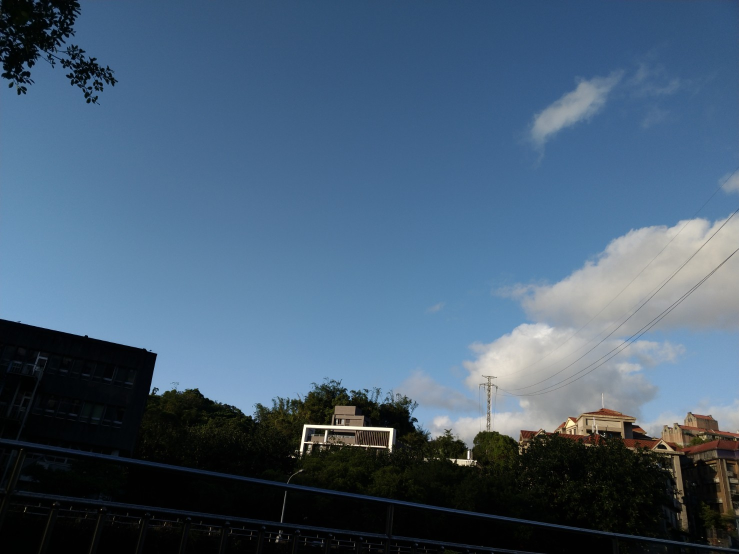
#> input picture hw3/resource/frame1.jpg, 1478 x 1108 px (shown at 1/2 size); its folder holds 3 pictures in this run
$ python part4.py
#> lines starting #> are read from the running program, lines starting #| are printed output that depends on the picture; after the words box and inside, x2 and y2 are one past the last pixel; in counts of white or black regions, pixels touching at a corner belong together
### hw3/src/utils.py
import numpy as np

def solve_homography(u, v):
    """
    This function should return a 3-by-3 homography matrix,
    u, v are N-by-2 matrices, representing N corresponding points for v = T(u)
    :param u: N-by-2 source pixel location matrices
    :param v: N-by-2 destination pixel location matrices
    :return:
    """
    N = u.shape[0]
    H = None

    if v.shape[0] is not N:
        print('u and v should have the same size')
        return None
    if N < 4:
        print('At least 4 points should be given')

    # Step 1: Form matrix A such that A * h = 0
    A = []
    for i in range(N):
        x, y = u[i][0], u[i][1]
        x_prime, y_prime = v[i][0], v[i][1]

        A.append([-x, -y, -1,  0,  0,  0, x * x_prime, y * x_prime, x_prime])
        A.append([ 0,  0,  0, -x, -y, -1, x * y_prime, y * y_prime, y_prime])

    A = np.array(A)

    # Step 2: Solve Ah = 0 using SVD
    U, S, Vt = np.linalg.svd(A)
    h = Vt[-1]  # the last row of Vt (smallest singular value)
    H = h.reshape((3, 3))  # reshape h to 3x3 matrix

    # Normalize so that H[2, 2] = 1
    H = H / H[2, 2]

    return H


def warping(src, dst, H, ymin, ymax, xmin, xmax, direction='f'):
    """
    Perform forward/backward warpping without for loops. i.e.
    for all pixels in src(xmin~xmax, ymin~ymax),  warp to destination
          (xmin=0,ymin=0)  source                       destination
                         |--------|              |------------------------|
                         |        |              |                        |
                         |        |     warp     |                        |
    forward warp         |        |  --------->  |                        |
                         |        |              |                        |
                         |--------|              |------------------------|
                                 (xmax=w,ymax=h)

    for all pixels in dst(xmin~xmax, ymin~ymax),  sample from source
                            source                       destination
                         |--------|              |------------------------|
                         |        |              | (xmin,ymin)            |
                         |        |     warp     |           |--|         |
    backward warp        |        |  <---------  |           |__|         |
                         |        |              |             (xmax,ymax)|
                         |--------|              |------------------------|

    :param src: source image
    :param dst: destination output image
    :param H:
    :param ymin: lower vertical bound of the destination(source, if forward warp) pixel coordinate
    :param ymax: upper vertical bound of the destination(source, if forward warp) pixel coordinate
    :param xmin: lower horizontal bound of the destination(source, if forward warp) pixel coordinate
    :param xmax: upper horizontal bound of the destination(source, if forward warp) pixel coordinate
    :param direction: indicates backward warping or forward warping
    :return: destination output image
    """

    h_src, w_src, ch = src.shape
    h_dst, w_dst, ch = dst.shape

    H_inv = np.linalg.inv(H)

    # TODO: 1.meshgrid the (x,y) coordinate pairs
    x, y = np.meshgrid(np.arange(xmin, xmax), np.arange(ymin, ymax))

    # TODO: 2.reshape the destination pixels as N x 3 homogeneous coordinate
    xy_homog = np.stack([x.ravel(), y.ravel(), np.ones_like(x).ravel()], axis=0)  # shape: (3, N)

    if direction == 'b':
        # TODO: 3.apply H_inv to the destination pixels and retrieve (u,v) pixels, then reshape to (ymax-ymin),(xmax-xmin)
        src_homog = np.dot(H_inv, xy_homog)  # Apply inverse homography
        src_coords = src_homog[:2] / src_homog[2:3]  # Convert from homogeneous coordinates
        u = src_coords[0].reshape((ymax-ymin), (xmax-xmin))  # Reshape to match original grid
        v = src_coords[1].reshape((ymax-ymin), (xmax-xmin))

        # TODO: 4.calculate the mask of the transformed coordinate (should not exceed the boundaries of source image)
        mask = (u >= 0) & (u < w_src) & (v >= 0) & (v < h_src)

        # TODO: 5.sample the source image with the masked and reshaped transformed coordinates
        # This requires bilinear interpolation for proper sampling
        u_safe = np.clip(u, 0, w_src-1)
        v_safe = np.clip(v, 0, h_src-1)

        # Get the four surrounding pixel coordinates
        u0 = np.floor(u_safe).astype(np.int32)
        u1 = np.ceil(u_safe).astype(np.int32)
        v0 = np.floor(v_safe).astype(np.int32)
        v1 = np.ceil(v_safe).astype(np.int32)

        # Calculate interpolation weights
        w_u1 = u_safe - u0
        w_u0 = 1 - w_u1
        w_v1 = v_safe - v0
        w_v0 = 1 - w_v1

        # Sample the four surrounding pixels
        img_00 = src[v0, u0]
        img_01 = src[v0, u1]
        img_10 = src[v1, u0]
        img_11 = src[v1, u1]

        # Perform bilinear interpolation
        sampled = (w_u0.reshape(-1, 1) * w_v0.reshape(-1, 1)) * img_00.reshape(-1, ch) + \
                  (w_u1.reshape(-1, 1) * w_v0.reshape(-1, 1)) * img_01.reshape(-1, ch) + \
                  (w_u0.reshape(-1, 1) * w_v1.reshape(-1, 1)) * img_10.reshape(-1, ch) + \
                  (w_u1.reshape(-1, 1) * w_v1.reshape(-1, 1)) * img_11.reshape(-1, ch)

        sampled = sampled.reshape(ymax-ymin, xmax-xmin, ch)

        # TODO: 6. assign to destination image with proper masking
        dst[ymin:ymax, xmin:xmax][mask] = sampled[mask]

    elif direction == 'f':
        # TODO: 3.apply H to the source pixels and retrieve (u,v) pixels, then reshape to (ymax-ymin),(xmax-xmin)
        dst_homog = np.dot(H, xy_homog)  # Apply homography
        dst_coords = dst_homog[:2] / dst_homog[2:3]  # Convert from homogeneous coordinates
        u = dst_coords[0].reshape((ymax-ymin), (xmax-xmin))  # Reshape to match original grid
        v = dst_coords[1].reshape((ymax-ymin), (xmax-xmin))

        # TODO: 4.calculate the mask of the transformed coordinate (should not exceed the boundaries of destination image)
        mask = (u >= 0) & (u < w_dst) & (v >= 0) & (v < h_dst)

        # TODO: 5.filter the valid coordinates using previous obtained mask
        v_valid = v[mask].astype(np.int32)
        u_valid = u[mask].astype(np.int32)

        # Get corresponding source coordinates
        y_valid = y[mask]
        x_valid = x[mask]

        # TODO: 6. assign to destination image using advanced array indicing
        dst[v_valid, u_valid] = src[y_valid, x_valid]

    return dst

### hw3/src/part4.py
import numpy as np
import cv2
import random
from tqdm import tqdm
from utils import solve_homography, warping

random.seed(999)
# Step 2: 自行實作 RANSAC
def compute_ransac_homography(src_pts, dst_pts, max_iter=4500, threshold=1.0):
    best_H = None
    max_inliers = 0
    inliers = []

    N = src_pts.shape[0]

    # RANSAC loop
    for _ in range(max_iter):
        # Randomly select 4 points
        indices = np.random.choice(N, 4, replace=False)
        src_subset = src_pts[indices]
        dst_subset = dst_pts[indices]

        # Compute homography for the current subset
        H_candidate = solve_homography(src_subset, dst_subset)

        # Check for valid homography
        if H_candidate is None:
            continue

        # Step 3: Find inliers by checking distance to the transformed points
        projected_pts = cv2.perspectiveTransform(src_pts.reshape(-1, 1, 2), H_candidate)

        # Flatten the projected points to shape (N, 2)
        projected_pts = projected_pts.reshape(-1, 2)

        # Calculate the distance between the projected points and actual destination points
        distances = np.linalg.norm(projected_pts - dst_pts, axis=1)

        # Inliers are points with a distance smaller than the threshold
        current_inliers = distances < threshold
        num_inliers = np.sum(current_inliers)

        # If we have more inliers, update the best homography
        if num_inliers > max_inliers:
            best_H = H_candidate
            max_inliers = num_inliers
            inliers = current_inliers

    return best_H, inliers

def panorama(imgs):
    h_img, w_img, c = imgs[0].shape
    h_max = max([img.shape[0] for img in imgs])
    w_max = sum([img.shape[1] for img in imgs])
    dst = np.zeros((h_max, w_max, c), dtype=np.uint8)

    last_best_H = [np.eye(3)]

    for idx in tqdm(range(len(imgs) - 1)):
        im1 = imgs[idx]
        im2 = imgs[idx + 1]

        # 1. Feature detection and matching
        orb = cv2.ORB_create()
        kp1, des1 = orb.detectAndCompute(im1, None)
        kp2, des2 = orb.detectAndCompute(im2, None)

        bf = cv2.BFMatcher(cv2.NORM_HAMMING, crossCheck=True)
        matches = bf.match(des1, des2)
        matches = sorted(matches, key=lambda x: x.distance)

        src_pts = np.float32([kp1[m.queryIdx].pt for m in matches]).reshape(-1, 2)
        dst_pts = np.float32([kp2[m.trainIdx].pt for m in matches]).reshape(-1, 2)

        # 2. Find homography with RANSAC
        H, inliers = compute_ransac_homography(src_pts, dst_pts)

        # 3. Chain the homographies
        last_best_H.append(last_best_H[-1] @ np.linalg.inv(H))

    # 4. Apply warping for each image
    for i in range(len(imgs)):
        H = last_best_H[i]
        dst = warping(imgs[i], dst, H, 0, h_max, 0, w_max, direction='b')

    return dst

if __name__ == "__main__":
    # ================== Part 4: Panorama ========================
    # TODO: change the number of frames to be stitched
    FRAME_NUM = 3
    imgs = [cv2.imread('../resource/frame{:d}.jpg'.format(x)) for x in range(1, FRAME_NUM + 1)]
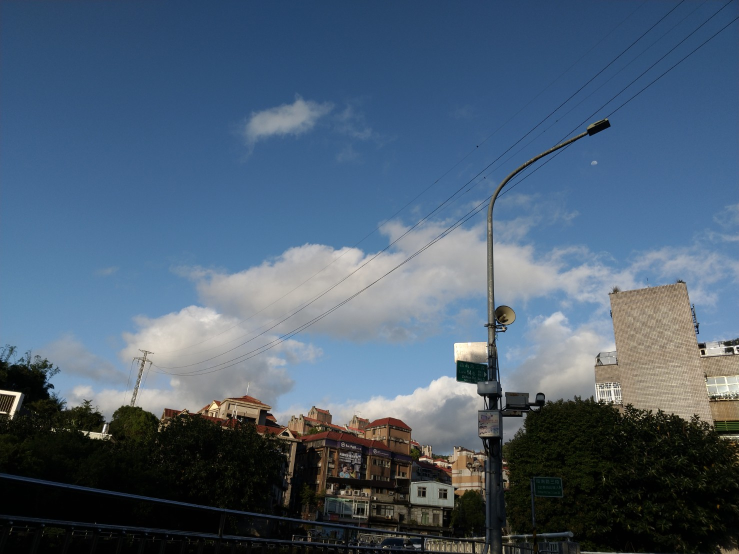
#> input picture hw3/resource/frame2.jpg, 1478 x 1108 px (shown at 1/2 size)
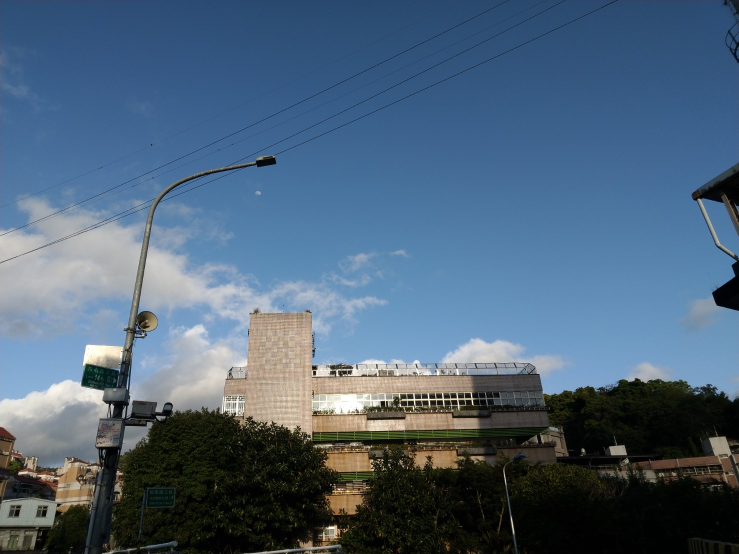
#> input picture hw3/resource/frame3.jpg, 1478 x 1108 px (shown at 1/2 size)
#> imgs = 3 items
    output4 = panorama(imgs)
#> in panorama, `h_max = max([img.shape[0] for img in imgs])`: h_max = 1108
#> in panorama, `w_max = sum([img.shape[1] for img in imgs])`: w_max = 4434
#> the loop in panorama, `for idx in tqdm(range(len(imgs) - 1)):` made 2 passes
#> matches on pass 1: 161 matches
#> in panorama, im1 is the input picture: shape (1108, 1478, 3); mean B, G, R 114.1, 94.6, 75.9
#> in panorama, im2 is the input picture: shape (1108, 1478, 3); mean B, G, R 121, 99.6, 77.7
#> the loop in panorama, `for i in range(len(imgs)):` made 3 passes
#> pass 1, in warping, `u = src_coords[0].reshape((ymax-ymin), (xmax-xmin))`:
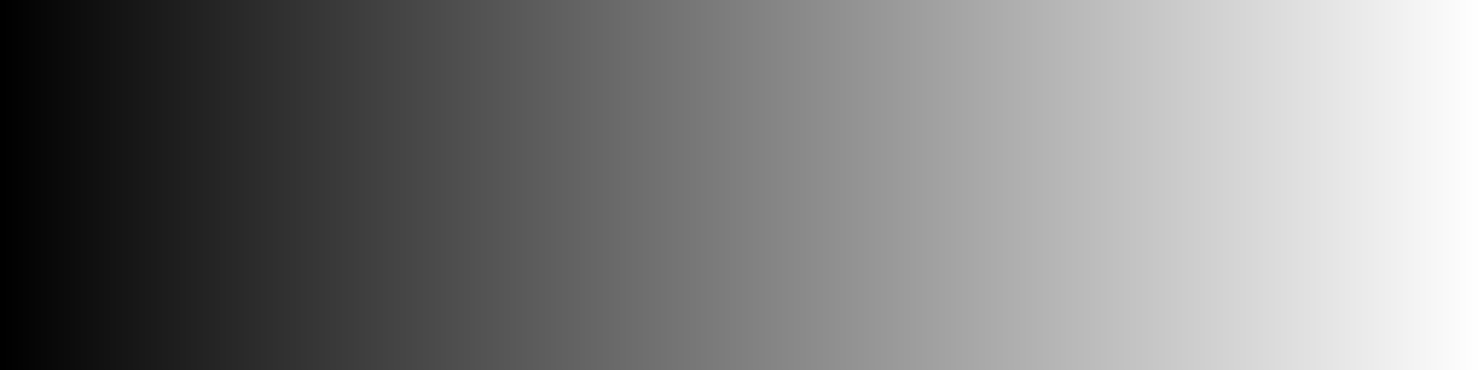
#> u: shape (1108, 4434) float64 (shown at 1/3 size); min 0, max 4433, mean 2216.5; drawn with min black and max white
#> pass 1, in warping, `v = src_coords[1].reshape((ymax-ymin), (xmax-xmin))`:
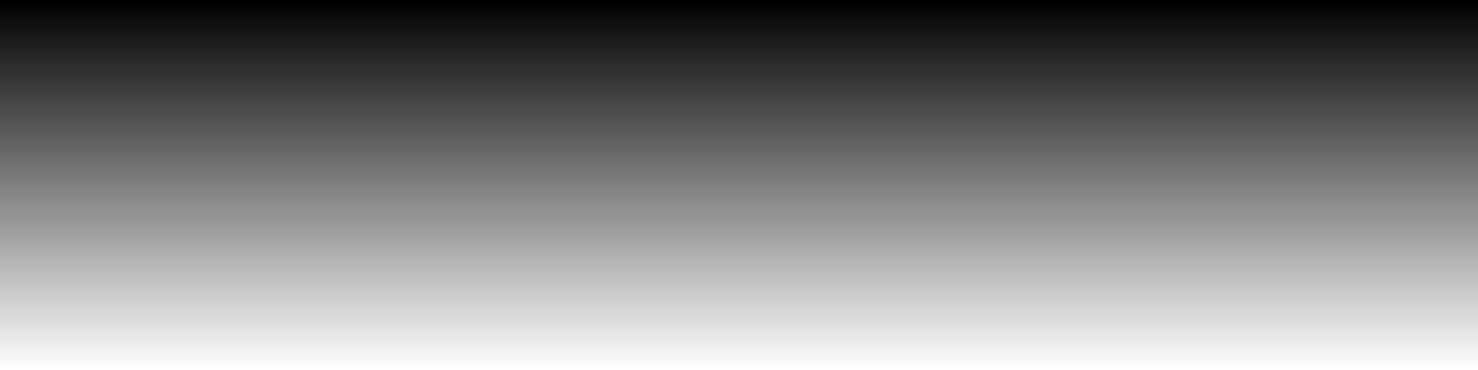
#> v: shape (1108, 4434) float64 (shown at 1/3 size); min 0, max 1107, mean 553.5; drawn with min black and max white
#> pass 1, in warping, `mask = (u >= 0) & (u < w_src) & (v >= 0) & (v < h_src)`:
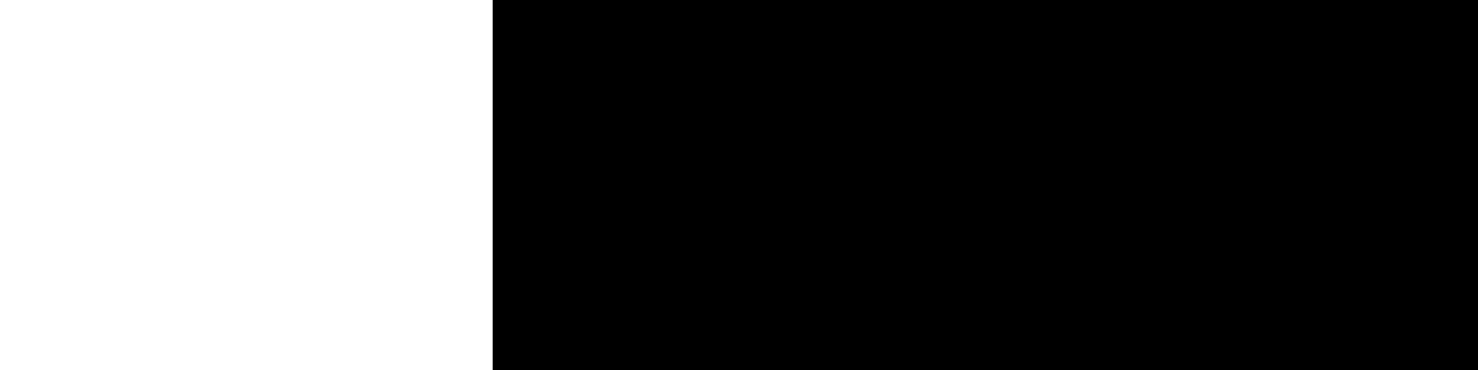
#> mask: shape (1108, 4434) bool (shown at 1/3 size); 33.3% white; 1 white region, box (x1, y1, x2, y2) and area: (0, 0, 1478, 1108) 1637624
#> pass 1, in warping, `u_safe = np.clip(u, 0, w_src-1)`:
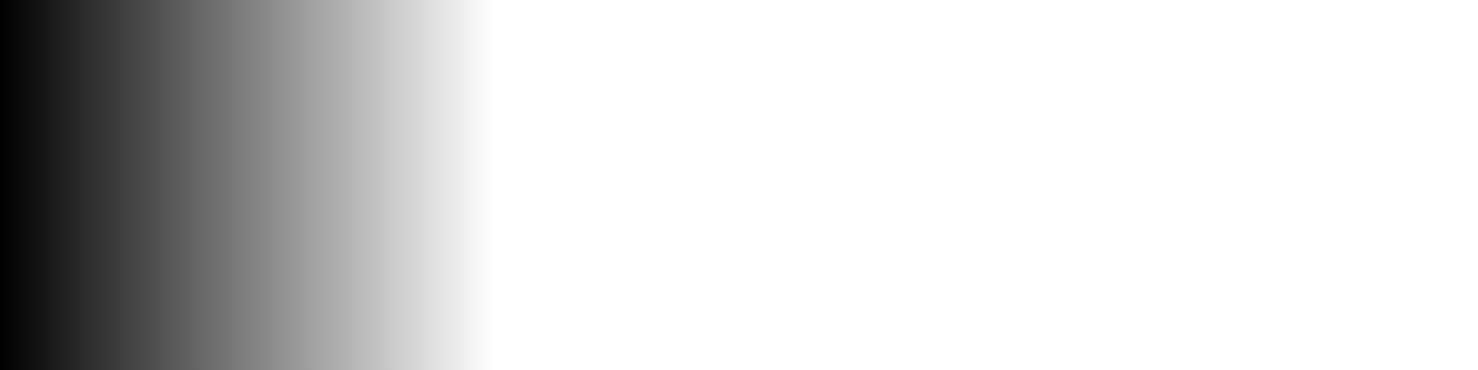
#> u_safe: shape (1108, 4434) float64 (shown at 1/3 size); min 0, max 1477, mean 1230.8; drawn with min black and max white
#> after the loop in panorama, `for i in range(len(imgs)):`:
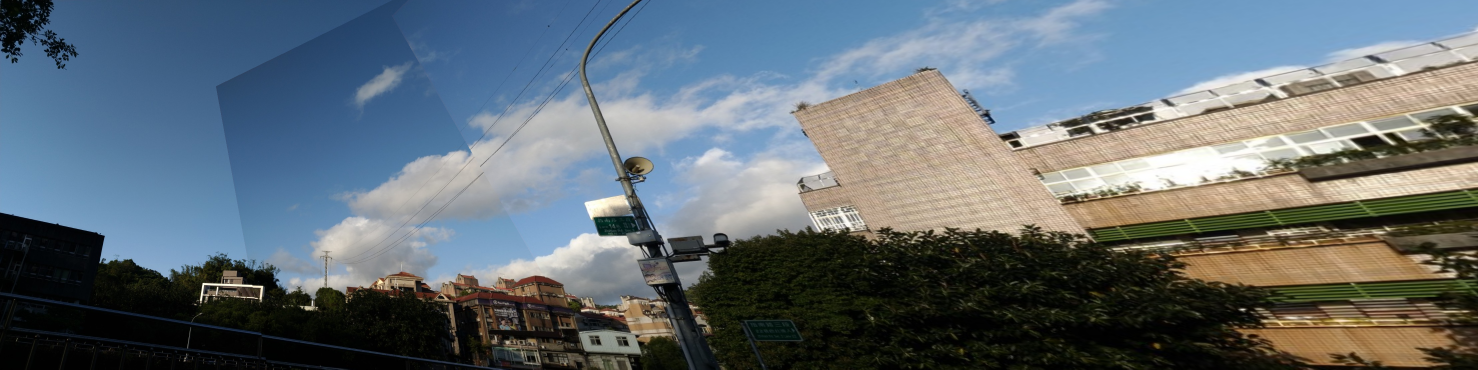
#> dst: shape (1108, 4434, 3) (shown at 1/3 size); mean of channels 0, 1, 2 116.5, 109.4, 98.6; drawn as B, G, R
    cv2.imwrite('output4.png', output4)
